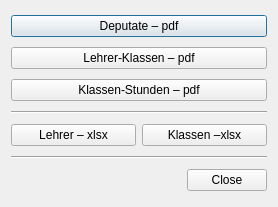
<?xml version="1.0" encoding="UTF-8"?>
<ui version="4.0">
 <class>Dialog</class>
 <widget class="QDialog" name="Dialog">
  <property name="geometry">
   <rect>
    <x>0</x>
    <y>0</y>
    <width>278</width>
    <height>207</height>
   </rect>
  </property>
  <property name="windowTitle">
   <string>Dialog</string>
  </property>
  <layout class="QVBoxLayout" name="verticalLayout">
   <item>
    <widget class="QPushButton" name="pb_pay">
     <property name="text">
      <string>Deputate – pdf</string>
     </property>
    </widget>
   </item>
   <item>
    <widget class="QPushButton" name="pb_teachers">
     <property name="text">
      <string>Lehrer-Klassen – pdf</string>
     </property>
    </widget>
   </item>
   <item>
    <widget class="QPushButton" name="pb_classes">
     <property name="text">
      <string>Klassen-Stunden – pdf</string>
     </property>
    </widget>
   </item>
   <item>
    <widget class="Line" name="line_2">
     <property name="orientation">
      <enum>Qt::Horizontal</enum>
     </property>
    </widget>
   </item>
   <item>
    <layout class="QHBoxLayout" name="horizontalLayout">
     <item>
      <widget class="QPushButton" name="pb_teachers_xlsx">
       <property name="text">
        <string>Lehrer – xlsx</string>
       </property>
      </widget>
     </item>
     <item>
      <widget class="QPushButton" name="pb_classes_xlsx">
       <property name="text">
        <string>Klassen –xlsx</string>
       </property>
      </widget>
     </item>
    </layout>
   </item>
   <item>
    <widget class="Line" name="line">
     <property name="orientation">
      <enum>Qt::Horizontal</enum>
     </property>
    </widget>
   </item>
   <item>
    <widget class="QDialogButtonBox" name="buttonBox">
     <property name="orientation">
      <enum>Qt::Horizontal</enum>
     </property>
     <property name="standardButtons">
      <set>QDialogButtonBox::Close</set>
     </property>
    </widget>
   </item>
  </layout>
 </widget>
 <resources/>
 <connections>
  <connection>
   <sender>buttonBox</sender>
   <signal>accepted()</signal>
   <receiver>Dialog</receiver>
   <slot>accept()</slot>
   <hints>
    <hint type="sourcelabel">
     <x>248</x>
     <y>254</y>
    </hint>
    <hint type="destinationlabel">
     <x>157</x>
     <y>274</y>
    </hint>
   </hints>
  </connection>
  <connection>
   <sender>buttonBox</sender>
   <signal>rejected()</signal>
   <receiver>Dialog</receiver>
   <slot>reject()</slot>
   <hints>
    <hint type="sourcelabel">
     <x>316</x>
     <y>260</y>
    </hint>
    <hint type="destinationlabel">
     <x>286</x>
     <y>274</y>
    </hint>
   </hints>
  </connection>
 </connections>
</ui>
